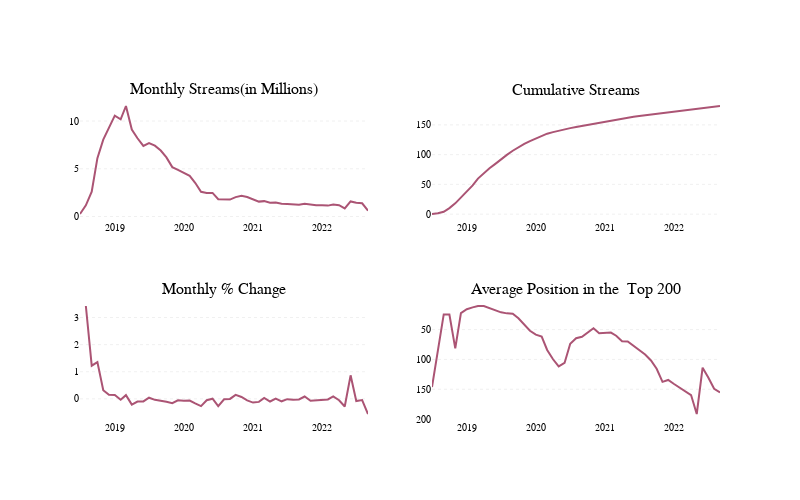

Notebook source saved alongside this figure:
### Code cell
fig = make_subplots(rows=2, cols=2,
                    #vertical_spacing = 0.04,
subplot_titles=("Monthly Streams(in Millions)","Cumulative Streams","Monthly % Change","Average Position in the  Top 200"))


marker_color=g.maroon
opacity=1

fig.add_trace(go.Scatter(x=data1.index, y=data1.values,name="", opacity=opacity, marker_color=marker_color,showlegend=False,),row=1, col=1)
fig.add_trace(go.Scatter(x=data2.index, y=data2.values,name="", opacity=opacity, marker_color=marker_color,showlegend=False,),row=1, col=2)
fig.add_trace(go.Scatter(x=data3.index, y=data3.values,name="", opacity=opacity, marker_color=marker_color,showlegend=False,),row=2, col=1)
fig.add_trace(go.Scatter(x=data4.index, y=data4.values,name="", opacity=opacity, marker_color=marker_color,showlegend=False,),row=2, col=2)


cf.update_layout(fig,"",500,800,bgcolor="white",font_color="black",font_size=10,show_ygrid=False,title_font_size=15,title_y=0.95)

fig.update_yaxes(showgrid=True, 
            gridwidth=0.4, 
            gridcolor="#d8d8d8", 
            griddash='dot',
            zeroline=False,
            )

fig.update_yaxes(autorange="reversed",row=2,col=2)

fig.show()
